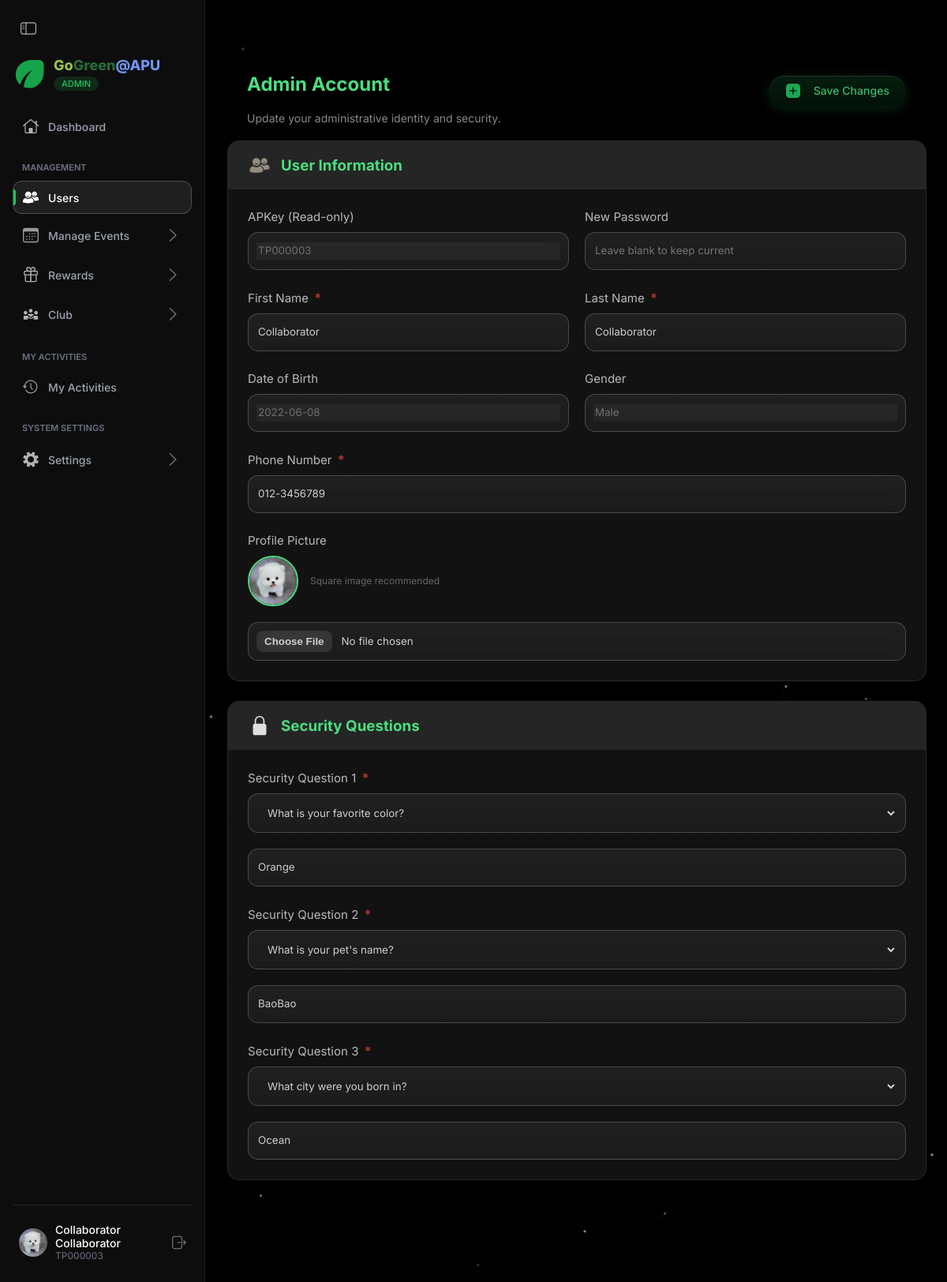
The app's page /frontend/collaborator/account/index.php (signed in) with its own data.
### tables this page shows
CREATE TABLE `users` (
  `id` bigint(20) NOT NULL,
  `apkey` varchar(15) NOT NULL,
  `password` varchar(200) NOT NULL,
  `role` varchar(20) NOT NULL,
  `first_name` varchar(50) NOT NULL,
  `last_name` varchar(50) NOT NULL,
  `avatar_path` varchar(250) DEFAULT NULL,
  `dob` date NOT NULL,
  `gender` enum('Male','Female') NOT NULL,
  `phone_no` varchar(20) NOT NULL,
  `security_quest1` varchar(100) NOT NULL,
  `security_quest2` varchar(100) NOT NULL,
  `security_quest3` varchar(100) NOT NULL,
  `security_ans1` varchar(100) NOT NULL,
  `security_ans2` varchar(100) NOT NULL,
  `security_ans3` varchar(100) NOT NULL,
  `created_at` datetime NOT NULL DEFAULT CURRENT_TIMESTAMP,
  `updated_at` datetime DEFAULT NULL,
  `last_login` datetime DEFAULT NULL
);

### frontend/collaborator/account/index.php (the view, shortened to what this page needs)
<?php
require_once $_SERVER['DOCUMENT_ROOT'] . "/GoGreen-APU/includes/head.php";
$user_id = $_SESSION['user_id'];
$page_name = "user";
$sql_fetch = "SELECT * FROM users WHERE id = $user_id";
$res_fetch = mysqli_query($conn, $sql_fetch);
$data = mysqli_fetch_assoc($res_fetch);
?>
<!DOCTYPE html>
<html lang="en">
<head>
    <link rel="stylesheet" href="/GoGreen-APU/assets/css/organizer/sidebar.css">
    <link rel="stylesheet" href="/GoGreen-APU/assets/css/organizer/my_events/information.css">
</head>
<body>
    <?php include($_SERVER['DOCUMENT_ROOT'] . '/GoGreen-APU/frontend/admin/sidebar.php'); ?>
    <main>
        <section class="page-content">
            <form action="" method="post" enctype="multipart/form-data">
                <div class="page-header">
                    <div class="header-title">
                        <h2>Admin Account</h2>
                        <p style="color: #888; font-size: 14px; margin-top: 5px;">Update your administrative identity and security.</p>
                    </div>
                    <div class="header-actions">
                        <button type="submit" class="btn-save">
                            <img src="/GoGreen-APU/assets/icons/plus.app.fill.svg" alt="" style="width:20px; margin-right:8px;">
                            <span>Save Changes</span>
                        </button>
                    </div>
                </div>
                <div class="form-part">
                    <div class="form-part-header">
                        <span><img src="/GoGreen-APU/assets/icons/user.svg" alt=""></span>
                        <h3>User Information</h3>
                    </div>
                    <div class="form-part-content">
                        <div style="display: flex; gap: 20px;">
                            <div class="form-field" style="flex:1;">
                                <label>APKey (Read-only)</label>
                                <div class="txt-container glass-effect-border">
                                    <input type="text" class="readonly-box" value="<?php echo htmlspecialchars($data['apkey']); ?>" readonly>
                                </div>
                            </div>
                            <div class="form-field" style="flex:1;">
                                <label>New Password</label>
                                <div class="txt-container glass-effect-border">
                                    <input type="password" name="password" placeholder="Leave blank to keep current">
                                </div>
                            </div>
                        </div>
                        <div style="display: flex; gap: 20px;">
                            <div class="form-field" style="flex:1;">
                                <label>First Name <span class="required-star">*</span></label>
                                <div class="txt-container glass-effect-border">
                                    <input type="text" name="first_name" value="<?php echo htmlspecialchars($data['first_name']); ?>" required>
                                </div>
                            </div>
                            <div class="form-field" style="flex:1;">
                                <label>Last Name <span class="required-star">*</span></label>
                                <div class="txt-container glass-effect-border">
                                    <input type="text" name="last_name" value="<?php echo htmlspecialchars($data['last_name']); ?>" required>
                                </div>
                            </div>
                        </div>
                        <div style="display: flex; gap: 20px;">
                            <div class="form-field" style="flex:1;">
                                <label>Date of Birth</label>
                                <div class="txt-container glass-effect-border">
                                    <input type="text" class="readonly-box" value="<?php echo htmlspecialchars($data['dob']); ?>" readonly>
                                </div>
                            </div>
                            <div class="form-field" style="flex:1;">
                                <label>Gender</label>
                                <div class="txt-container glass-effect-border">
                                    <input type="text" class="readonly-box" value="<?php echo htmlspecialchars($data['gender']); ?>" readonly>
                                </div>
                            </div>
                        </div>
                        <div class="form-field">
                            <label>Phone Number <span class="required-star">*</span></label>
                            <div class="txt-container glass-effect-border">
                                <input type="text" name="phone_no" value="<?php echo htmlspecialchars($data['phone_no']); ?>" required>
                            </div>
                        </div>
                        <div class="form-field">
                            <label>Profile Picture</label>
                            <div style="display:flex; align-items:center; gap:15px; margin-bottom:10px;">
                                <?php $avatar = !empty($data['avatar_path']) ? $data['avatar_path'] : 'profile.jpg'; ?>
                                <img src="/GoGreen-APU/assets/images/profile/<?php echo $avatar; ?>" style="width:60px; height:60px; border-radius:50%; object-fit:cover; border:2px solid #4ade80;">
                                <span style="color:#666; font-size:12px;">Square image recommended</span>
                            </div>
                            <div class="txt-container glass-effect-border">
                                <input type="file" name="profile_picture" accept="image/*">
                            </div>
                        </div>
                    </div>
                </div>
                <div class="form-part">
                    <div class="form-part-header">
                        <span><img src="/GoGreen-APU/assets/icons/lock.fill.svg" alt=""></span>
                        <h3>Security Questions</h3>
                    </div>
                    <div class="form-part-content">
                        <?php for($i=1; $i<=3; $i++) { ?>
                        <div class="form-field">
                            <label>Security Question <?php echo $i; ?> <span class="required-star">*</span></label>
                            <div class="txt-container glass-effect-border">
                                <select name="security_quest<?php echo $i; ?>" required style="background:transparent; color:white; border:none; width:100%; padding:10px; outline:none;">
                                    <option value="<?php echo $data['security_quest'.$i]; ?>" style="color:black;"><?php echo $data['security_quest'.$i]; ?></option>
                                </select>
                            </div>
                            <div class="txt-container glass-effect-border" style="margin-top:10px;">
                                <input type="text" name="security_ans<?php echo $i; ?>" value="<?php echo $data['security_ans'.$i]; ?>" required>
                            </div>
                        </div>
                        <?php } ?>
                    </div>
                </div>
            </form>
        </section>
    </main>
</body>
</html>

### frontend/admin/sidebar.php (shortened to what this page needs)
 <?php
    $current_user_id = $_SESSION['user_id'] ?? 0;
    $display_name = "Guest";
    $display_apkey = "TP000000";
    $display_avatar = "profile.jpg";
if ($current_user_id > 0) {
    $sql_sidebar = "SELECT first_name, last_name, apkey, avatar_path FROM users WHERE id = $current_user_id";
    $res_sidebar = mysqli_query($conn, $sql_sidebar);
        if ($res_sidebar && mysqli_num_rows($res_sidebar) > 0) {
            $user_db = mysqli_fetch_assoc($res_sidebar);
            $display_name = trim($user_db['last_name'] . ' ' . $user_db['first_name']);
            $display_apkey = $user_db['apkey'];
            $display_avatar = $user_db['avatar_path'] ?: 'profile.jpg';
        }
    }
    $event_pages = ['my_events', 'event_overview', 'event_info', 'event_participants', 'event_attendance', 'event_certificate', 'event_collaborators', 'event_reports', 'event_report'];
    $reward_pages = ['reward', 'reward_redemption'];
    $club_pages = ['club', 'create_club', 'manage_club'];
    $settings_pages = ['settings', 'settings_general', 'settings_pinned_post', 'settings_faq'];
    $show_event_dropdown = in_array($page_name, $event_pages);
    $show_reward_dropdown = in_array($page_name, $reward_pages);
    $show_club_dropdown = in_array($page_name, $club_pages);
    $show_settings_dropdown = in_array($page_name, $settings_pages);
    ?>
<div id="side_nav">
    <button id="toggle_btn" onclick="switchSidebar()">
        <img src="/GoGreen-APU/assets/icons/navigation/sidebar.leading.svg" alt="Menu">
    </button>
    <div id="logo_sec">
        <img id="logo_img" src="/GoGreen-APU/assets/images/logo/GoGreen@APU icon.svg" alt="Logo">
        <div id="brand_name">
            <span class="title-name">
                <span class="go">Go</span><span class="green">Green</span><span class="apu">@APU</span>
            </span>
            <span id="role_label">Admin</span>
        </div>
    </div>
     <nav>
         <div class="nav_group">
             <a class="menu_link <?php if ($page_name == 'dashboard') {
                                        echo 'active';
                                    } ?>" href="/GoGreen-APU/frontend/admin/index.php">
                 <span class="icon"><img src="/GoGreen-APU/assets/icons/navigation/home.svg" alt="Home"></span>
                 <span class="label">Dashboard</span>
             </a>
         </div>
        <div class="nav_group">
            <span class="group_title">Management</span>
             <div class="dropdown_box">
                 <a class="menu_link parent_link <?php if ($page_name == 'user') {
                                                        echo 'active';
                                                    } ?>" href="/GoGreen-APU/frontend/admin/user/index.php">
                     <span class="icon"><img src="/GoGreen-APU/assets/icons/user.svg" alt="Users"></span>
                     <span class="label">Users</span>
                 </a>
             </div>
             <div class="dropdown_box">
                 <a class="menu_link parent_link <?php if ($page_name == 'my_events') {
                                                        echo 'active';
                                                    } ?>" href="/GoGreen-APU/frontend/admin/event/index.php">
                     <span class="icon"><img src="/GoGreen-APU/assets/icons/my_events.svg" alt="Events"></span>
                     <span class="label">Manage Events</span>
                     <span class="arrow <?php if ($show_event_dropdown) {
                                            echo 'open';
                                        } ?>">
                         <img src="/GoGreen-APU/assets/icons/navigation/chevron.right.svg" alt=">">
                     </span>
                 </a>
             </div>
             <div class="dropdown_box">
                 <a class="menu_link parent_link <?php if ($page_name == 'reward') {
                                                        echo 'active';
                                                    } ?>" href="/GoGreen-APU/frontend/admin/rewards/index.php">
                     <span class="icon"><img src="/GoGreen-APU/assets/icons/navigation/rewards.svg" alt="Rewards"></span>
                     <span class="label">Rewards</span>
                     <span class="arrow <?php if ($show_reward_dropdown) {
                                            echo 'open';
                                        } ?>">
                         <img src="/GoGreen-APU/assets/icons/navigation/chevron.right.svg" alt=">">
                     </span>
                 </a>
             </div>
             <div class="dropdown_box">
                 <a class="menu_link parent_link <?php if ($page_name == 'club') {
                                                        echo 'active';
                                                    } ?>" href="/GoGreen-APU/frontend/admin/club/index.php">
                     <span class="icon"><img
                             src="/GoGreen-APU/assets/icons/diversity_3_1000dp_1F1F1F_FILL0_wght400_GRAD0_opsz48.svg"
                             alt="Club"></span>
                     <span class="label">Club</span>
                     <span class="arrow <?php if ($show_club_dropdown) {
                                            echo 'open';
                                        } ?>">
                         <img src="/GoGreen-APU/assets/icons/navigation/chevron.right.svg" alt=">">
                     </span>
                 </a>
             </div>
        </div>
         <div class="nav_group">
             <span class="group_title">My Activities</span>
             <a class="menu_link <?php if ($page_name == 'my_activities') {
                                        echo 'active';
                                    } ?>" href="/GoGreen-APU/frontend/admin/my_activities/index.php">
                 <span class="icon"><img
                         src="/GoGreen-APU/assets/icons/clock.arrow.trianglehead.counterclockwise.rotate.90.svg"
                         alt="Activities"></span>
                 <span class="label">My Activities</span>
             </a>
         </div>
        <div class="nav_group">
            <span class="group_title">System Settings</span>
             <div class="dropdown_box">
                 <a class="menu_link parent_link <?php if ($page_name == 'settings') {
                                                        echo 'active';
                                                    } ?>" href="/GoGreen-APU/frontend/admin/system_setting/general/index.php">
                     <span class="icon"><img src="/GoGreen-APU/assets/icons/settings.svg" alt="Settings"></span>
                     <span class="label">Settings</span>
                     <span class="arrow <?php if ($show_settings_dropdown) {
                                            echo 'open';
                                        } ?>">
                         <img src="/GoGreen-APU/assets/icons/navigation/chevron.right.svg" alt=">">
                     </span>
                 </a>
             </div>
         </div>
     </nav>
     <div id="bottom_profile">
         <a class="<?php echo ($page_name == 'profile') ? 'active' : ''; ?>" href="/GoGreen-APU/frontend/admin/account/index.php">
             <img class="usr_pic" src="/GoGreen-APU/assets/images/profile/<?php echo $display_avatar; ?>" alt="Profile">
             <div class="usr_info">
                 <span class="name"><?php echo htmlspecialchars($display_name); ?></span>
                 <span class="id_num"><?php echo htmlspecialchars($display_apkey); ?></span>
             </div>
         </a>
         <a class="out_btn" href="/GoGreen-APU/actions/logout.php">
             <img src="/GoGreen-APU/assets/icons/navigation/logout.svg" alt="Logout">
         </a>
     </div>
</div>

### records on screen
users: avatar_path (picture), display_name "Collaborator Collaborator", apkey "TP000003", first_name "Collaborator", last_name "Collaborator", dob "2022-06-08", gender "Male", phone_no "012-3456789", security_quest1 "What is your favorite color?", security_ans1 "Orange", security_quest2 "What is your pet's name?", security_ans2 "BaoBao", security_quest3 "What city were you born in?", security_ans3 "Ocean"
